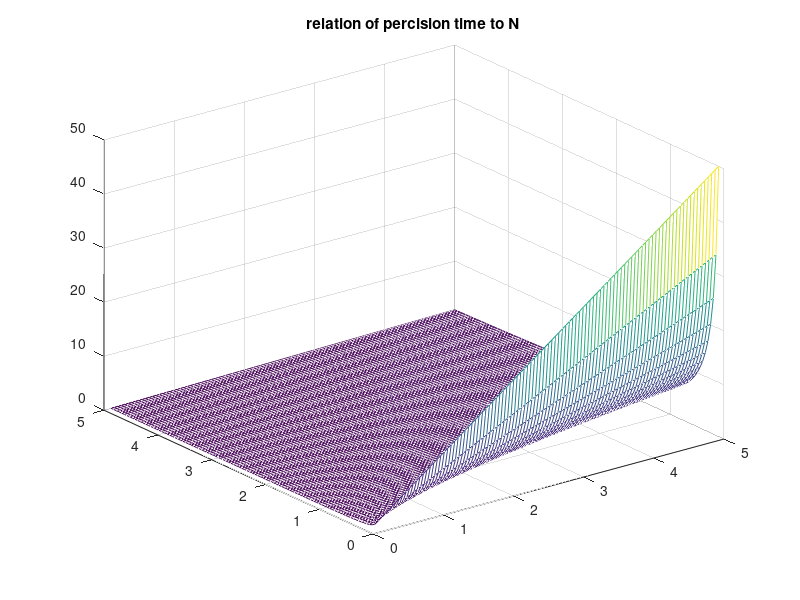

Reproduce this figure in MATLAB.


x = linspace(0.1,5,100);
y = linspace(0.1,5,100);

[X,Y] = meshgrid(x,y);

for i=1:100
    for k=1:100
       
        Z(i,k) = (1/x(i))*y(k);
        
    end
end

mesh(X,Y,Z)
 title ('relation of percision time to N')
 
